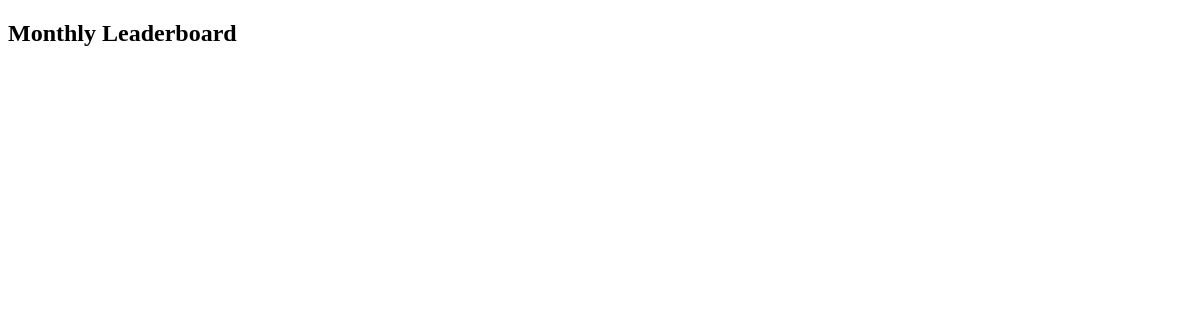
The page /monthly_leaderboard/ (signed in) on the database as committed earlier.
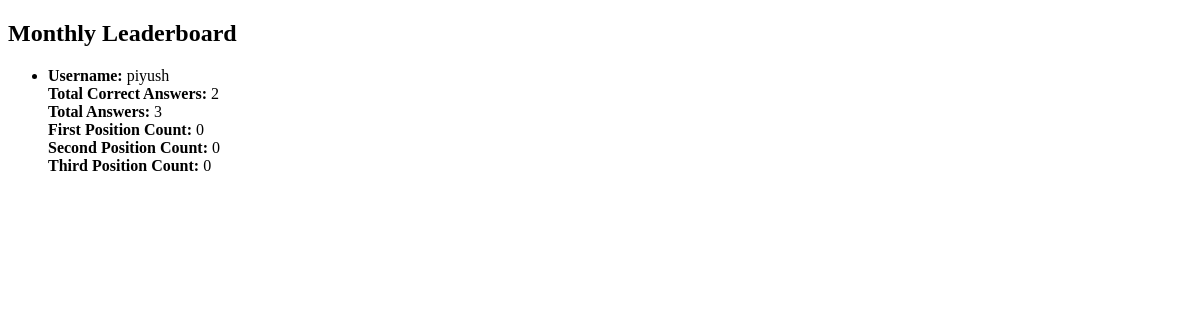
The same page on the database as committed later.
### aptitude/models.py (models this page shows, shortened)
class CustomUser(AbstractBaseUser, PermissionsMixin):
    email = models.EmailField(unique=True)
    username = models.CharField(max_length=150, unique=True)
    total_attempted = models.IntegerField(default=0)
    total_correct = models.IntegerField(default=0)
    current_streak = models.IntegerField(default=0)
    highest_streak = models.IntegerField(default=0)
    is_active = models.BooleanField(default=True)
    is_staff = models.BooleanField(default=False)
    date_joined = models.DateTimeField(default=timezone.now)
    first_position_count = models.IntegerField(default=0)
    second_position_count = models.IntegerField(default=0)
    third_position_count = models.IntegerField(default=0)
    groups = models.ManyToManyField(
        Group,
        related_name='customuser_set',
        related_query_name='customuser',
        blank=True,
        verbose_name='groups',
        help_text='The groups this user belongs to. A user will get all permissions granted to each of their groups.'
    )
    user_permissions = models.ManyToManyField(
        Permission,
        related_name='customuser_set',
        related_query_name='customuser',
        blank=True,
        verbose_name='user permissions',
        help_text='Specific permissions for this user.'
    )
    objects = CustomUserManager()
    USERNAME_FIELD = 'email'
    REQUIRED_FIELDS = ['username']

### aptitude/views.py (the view)
# urls.py: path('monthly_leaderboard/', views.monthly_leaderboard, name='monthly_leaderboard'),
@login_required
def monthly_leaderboard(request):
    now = timezone.now()
    users = CustomUser.objects.filter(
        useranswer__time_solved__month=now.month,
        useranswer__time_solved__year=now.year
    ).distinct().annotate(
        total_correct_answers=Count('useranswer', filter=Q(useranswer__is_correct=True)),
        total_answers=Count('useranswer')
    ).order_by('-total_correct_answers', '-first_position_count', '-second_position_count', '-third_position_count')
    return render(request, 'monthly_leaderboard.html', {'users': users})

### aptitude/templates/monthly_leaderboard.html (shortened to what this page needs)
<!DOCTYPE html>
<html>
<head>
</head>
<body>
    <h2>Monthly Leaderboard</h2>
    <ul>
        {% for user in users %}
            <li>
                <strong>Username:</strong> {{ user.username }}<br>
                <strong>Total Correct Answers:</strong> {{ user.total_correct_answers }}<br>
                <strong>Total Answers:</strong> {{ user.total_answers }}<br>
                <strong>First Position Count:</strong> {{ user.first_position_count }}<br>
                <strong>Second Position Count:</strong> {{ user.second_position_count }}<br>
                <strong>Third Position Count:</strong> {{ user.third_position_count }}<br>
            </li>
        {% endfor %}
    </ul>
</body>
</html>

Rows that differ between the two databases and show on the page:
now on this page (row edited): CustomUser: username "piyush", total_correct_answers "2", total_answers "3", first_position_count "0", second_position_count "0", third_position_count "0"
